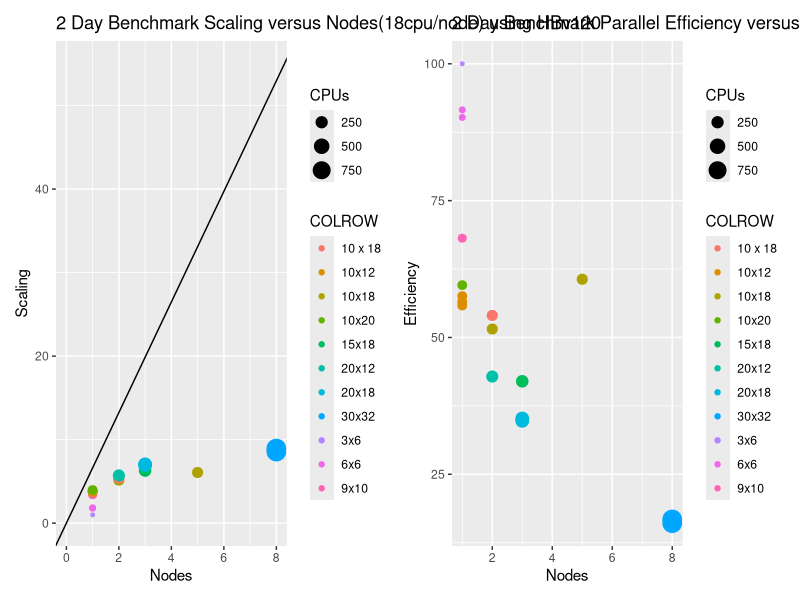

Reproduce this figure in R.
library(ggplot2)
library(patchwork) # To display 2 charts together

# Script author: Liz Adams
# Affiliation: UNC CMAS Center 
# example from http://monashbioinformaticsplatform.github.io/2015-11-30-intro-r/ggplot.html
# 2nd example from https://r-graph-gallery.com/line-chart-dual-Y-axis-ggplot2.html

curr_wd<-getwd()
setwd(curr_wd)
png(file = paste('hbv120','_','Scaling','_','Node','.png',sep=''), width = 1024, height = 768, bg='white')
csv_data<- read.csv("../docs/user_guide_cyclecloud/qa/scaling_HBv120.csv",sep="\t", skip =0, header = TRUE, comment.char = "",check.names = FALSE, quote="", )
print(csv_data)
p1 <- ggplot(csv_data, aes(y=Scaling, x=Nodes, color=COLROW, size=CPUs)) +
    geom_point() + ggtitle("2 Day Benchmark Scaling versus Nodes(18cpu/node) using HBv120") + xlim(0,8) + ylim(0,55) 

p2 <- ggplot(csv_data, aes(y=Efficiency, x=Nodes, color=COLROW, size=CPUs)) +
    geom_point() + ggtitle("2 Day Benchmark Parallel Efficiency versus Node(18cpu/node) using HBv120")

# Display both charts side by side thanks to the patchwork package
p1 + geom_abline(intercept = 0, slope = 6.62) + p2
